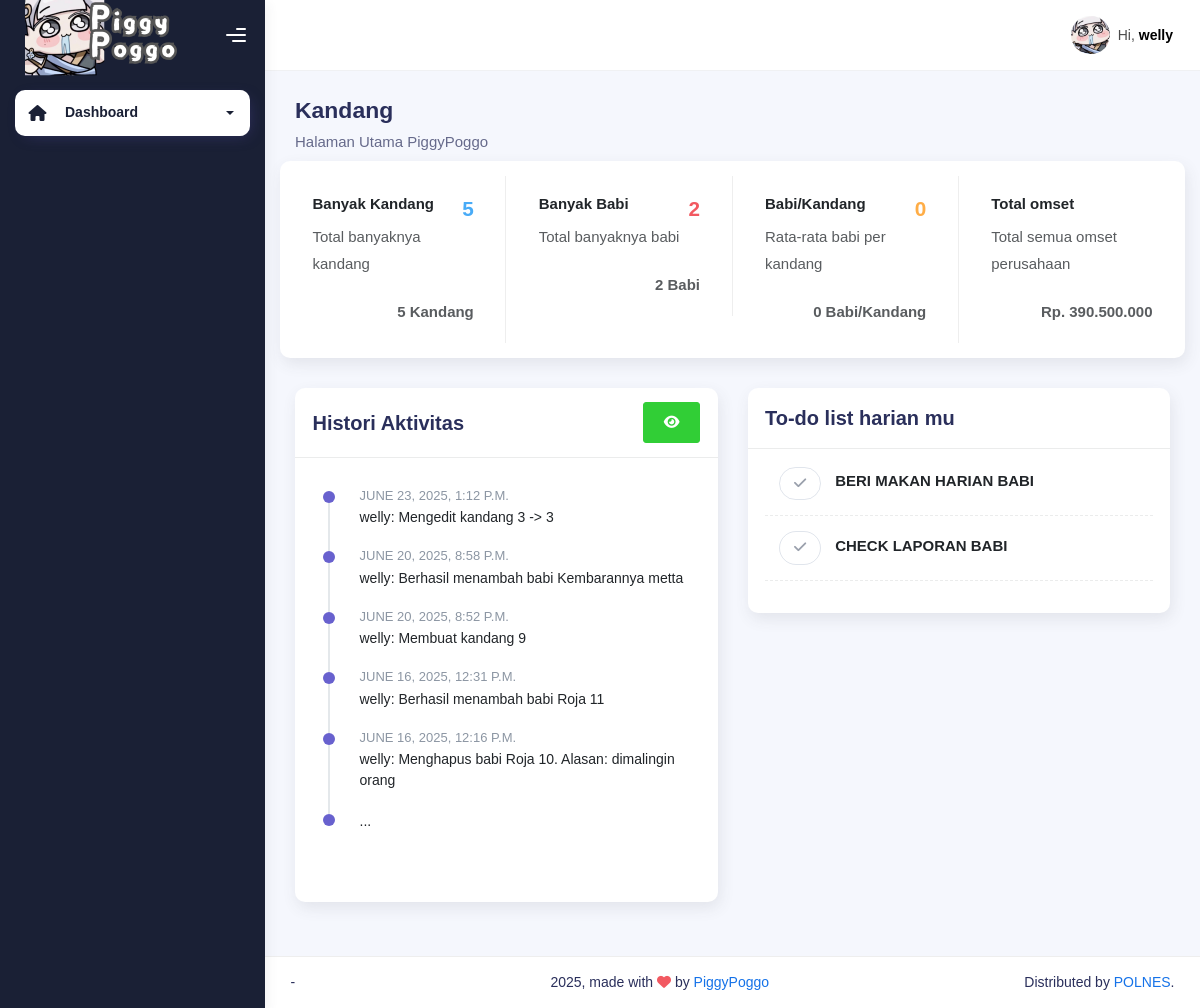
Screenshot of /dashboard (signed in) with the database file from the repository.
### piggypoggo_app/models.py (models this page shows, shortened)
class Riwayat(models.Model):
    riwayat = models.TextField(null=True, blank=True)
    tanggal = models.DateTimeField(auto_now_add=True)
    user_profile = models.ForeignKey(UserProfile, null=True, blank=True, on_delete=models.SET_NULL)
    def __str__(self):
        return f'{self.riwayat}'

class UserProfile(models.Model):
    LEVEL_USER = [
        (1, "Operator"),
        (2, "Admin"),
    ]
    user = models.OneToOneField(User, on_delete=models.CASCADE)
    level = models.IntegerField(choices=LEVEL_USER, default=1)

class DailyDetail(models.Model):
    daily = models.ForeignKey(Daily, null=True, blank=True, on_delete=models.CASCADE)
    nama_daily = models.CharField(max_length=50, null=True, blank=True)
    last_check = models.DateField()
    @property
    def get_status(self):
        if self.last_check < date.today():
            return "Belum"
        else:
            return "Sudah"

### piggypoggo_app/views.py (the view)
# urls.py: path('dashboard', views.dashboard, name="dashboard"),
@login_required
@status_required([1, 2])
def dashboard(request):
    user_profile = UserProfile.objects.get(user=request.user)
    all_riwayats = Riwayat.objects.all().order_by('-pk')
    paginator = Paginator(all_riwayats, 5)
    all_kandang_count = Kandang.objects.all().count()
    all_babi_count = Babi.objects.filter(terjual=False).count()
    babi_per_kandang = Kandang.objects.annotate(babi_count=Count('babi'))
    average_babi_per_kandang = babi_per_kandang.aggregate(avg=Avg('babi_count'))['avg'] or 0
    omset_full = Nota.objects.all().aggregate(total_semua=Sum('total_harga'))['total_semua'] or 0
    omset_full = format_number(omset_full)
    daily = Daily.objects.filter(user=user_profile).first()
    dailies = DailyDetail.objects.filter(daily=daily)
    if request.method == 'POST':
        check_id = request.POST.get('daily')
        daily_detail = DailyDetail.objects.get(pk=check_id)
        daily_detail.last_check = date.today()
        daily_detail.save()
        return redirect('dashboard')
    context = {
        'on': 'utama',
        'all_riwayats': paginator.get_page(1),
        'all_kandang_count': all_kandang_count,
        'all_babi_count': all_babi_count,
        'average_babi_per_kandang': round(average_babi_per_kandang, 2),
        'omset_full': omset_full,
        'dailies': dailies,
    }
    return render(request, 'dashboard.html', context)

### piggypoggo_app/views.py (called while the page is built)
def format_number(value):
    try:
        value = int(value)
        return "{:,}".format(value).replace(",", ".")
    except:
        return value

### piggypoggo_app/templates/dashboard.html (shortened to what this page needs)
{% extends "base-dashboard.html" %} {% load static %}
{% block content %}
<div class="container">
  <div class="page-inner">
    <div class="page-header">
      <h3 class="fw-bold mb-3">Kandang</h3>
    </div>
    <h6 class="op-7 mb-2" style="margin-top: -30px;">Halaman Utama PiggyPoggo</h6>
    <div class="row row-card-no-pd">
      <div class="col-12 col-sm-6 col-md-6 col-xl-3">
        <div class="card">
          <div class="card-body">
            <div class="d-flex justify-content-between">
              <div>
                <h6><b>Banyak Kandang</b></h6>
                <p class="text-muted">Total banyaknya kandang</p>
              </div>
              <h4 class="text-info fw-bold">{{ all_kandang_count }}</h4>
            </div>
            <div class="d-flex justify-content-between mt-2">
              <p class="text-muted mb-0">
                <b>{{ all_kandang_count }} Kandang</b>
              </p>
            </div>
          </div>
        </div>
      </div>
      <div class="col-12 col-sm-6 col-md-6 col-xl-3">
        <div class="card">
          <div class="card-body">
            <div class="d-flex justify-content-between">
              <div>
                <h6><b>Banyak Babi</b></h6>
                <p class="text-muted">Total banyaknya babi</p>
              </div>
              <h4 class="text-danger fw-bold">{{ all_babi_count }}</h4>
            </div>
            <div class="d-flex justify-content-between mt-2">
              <p class="text-muted mb-0">
                <b>{{ all_babi_count }} Babi</b>
              </p>
            </div>
          </div>
        </div>
      </div>
      <div class="col-12 col-sm-6 col-md-6 col-xl-3">
        <div class="card">
          <div class="card-body">
            <div class="d-flex justify-content-between">
              <div>
                <h6><b>Babi/Kandang</b></h6>
                <p class="text-muted">Rata-rata babi per kandang</p>
              </div>
              <h4 class="text-warning fw-bold">{{ average_babi_per_kandang }}</h4>
            </div>
            <div class="d-flex justify-content-between mt-2">
              <p class="text-muted mb-0">
                <b>{{ average_babi_per_kandang }} Babi/Kandang</b>
              </p>
            </div>
          </div>
        </div>
      </div>
      <div class="col-12 col-sm-6 col-md-6 col-xl-3">
        <div class="card">
          <div class="card-body">
            <div class="d-flex justify-content-between">
              <div>
                <h6><b>Total omset</b></h6>
                <p class="text-muted">Total semua omset perusahaan</p>
              </div>
            </div>
            <div class="d-flex justify-content-between mt-2">
              <p class="text-muted mb-0"><b>Rp. {{ omset_full }}</b></p>
            </div>
          </div>
        </div>
      </div>
    </div>
    <div class="row">
      <div class="col-md-6">
        <div class="card">
          <div class="card-header">
            <div class="card-head-row card-tools-still-right">
              <div class="card-title">Histori Aktivitas</div>
              <div class="card-tools">
                <a href="{% url 'riwayat' %}" class="btn btn-success">
                  <i class="fa fa-eye"></i>
                </a>
              </div>
            </div>
          </div>
          <div class="card-body">
            <ol class="activity-feed">
              {% for riwayat in all_riwayats %}
              <li class="feed-item feed-item-secondary">
                <time class="date" datetime="">{{ riwayat.tanggal }}</time>
                <span class="text">
                  {{ riwayat.user_profile.user.username }}: {{ riwayat }}
                </span>
              </li>
              {% endfor %}
              <li class="feed-item feed-item-secondary">
                <span class="text">
                  ...
                </span>
              </li>
            </ol>
          </div>
        </div>
      </div>
      <div class="col-md-6">
        <div class="card">
          <div class="card-header">
            <div class="card-head-row">
              <div class="card-title">To-do list harian mu</div>
            </div>
          </div>
          <div class="card-body">
            {% if dailies %}
            {% for daily in dailies %}
            <div class="d-flex align-items-center ms-3">
              <div class="selectgroup selectgroup-pills me-2">
                <form method="POST">
                  <label class="selectgroup-item mb-0">
                    <span class="selectgroup-button">
                      <i class="fas fa-check"></i>
                    </span>
                  </label>
                </form>
              </div>
              <h6 class="text-uppercase fw-bold mb-1 mb-0">
                {{ daily.nama_daily }}
                <span class="text-warning ps-3"></span>
              </h6>
            </div>
            <div class="separator-dashed"></div>
            {% endfor %}
            {% else %}
            <div class="d-flex align-items-center ms-3">
              <h6 class="text-uppercase fw-bold mb-1 mb-0">Tidak ada daily</h6>
            </div>
            {% endif %}
          </div>
        </div>
      </div>
    </div>
  </div>
</div>
{% endblock content %}

### piggypoggo_app/templates/base-dashboard.html (shortened to what this page needs)
{% load static %}
<!DOCTYPE html>
<html lang="en">
  <head>
    <link rel="stylesheet" href="{% static 'css/bootstrap.min.css' %}" />
    <link rel="stylesheet" href="{% static 'css/plugins.min.css' %}" />
    <link rel="stylesheet" href="{% static 'css/piggypoggo.min.css' %}" />
    <link rel="stylesheet" href="https://cdnjs.cloudflare.com/ajax/libs/bootstrap/5.3.3/css/bootstrap-grid.min.css" />
    <link href="https://cdn.jsdelivr.net/npm/select2@4.1.0-rc.0/dist/css/select2.min.css" rel="stylesheet" />
    <link rel="stylesheet" href="https://cdnjs.cloudflare.com/ajax/libs/font-awesome/6.5.1/css/all.min.css">
  </head>
  <body>
    <div class="wrapper">
      <div class="sidebar sidebar-style-2" data-background-color="dark">
        <div class="sidebar-logo">
          <div class="logo-header" data-background-color="dark">
            <a href="{% url 'dashboard' %}" class="logo">
              <img src="{% static 'img/piggypoggo/jinhsilogo.png' %}" alt="navbar brand" class="navbar-brand" height="90" style=""/>
            </a>
            <div class="nav-toggle">
              <button class="btn btn-toggle toggle-sidebar">
                <i class="gg-menu-right"></i>
              </button>
            </div>
          </div>
        </div>
        <div class="sidebar-wrapper scrollbar scrollbar-inner">
          <div class="sidebar-content">
            <ul class="nav nav-secondary">
              <li class="nav-item active">
                <a data-bs-toggle="collapse" href="#dashboard" class="collapsed" aria-expanded="false">
                  <i class="fas fa-home"></i>
                  <p>Dashboard</p>
                  <span class="caret"></span>
                </a>
              </li>
            </ul>
          </div>
        </div>
      </div>
      <div class="main-panel">
        <div class="main-header">
          <nav class="navbar navbar-header navbar-header-transparent navbar-expand-lg border-bottom">
            <div class="container-fluid">
              <ul class="navbar-nav topbar-nav ms-md-auto align-items-center">
                <li class="nav-item topbar-user dropdown hidden-caret">
                  <a class="dropdown-toggle profile-pic" data-bs-toggle="dropdown" href="#" aria-expanded="false">
                    <div class="avatar-sm">
                      <img
                        src="{% static 'img/piggypoggo/jinhsi-icon.png' %}"
                        alt="..."
                        class="avatar-img rounded-circle"
                      />
                    </div>
                    <span class="profile-username">
                      <span class="op-7">Hi,</span>
                      <span class="fw-bold">{{ request.user }}</span>
                    </span>
                  </a>
                </li>
              </ul>
            </div>
          </nav>
        </div>
        {% block content %}{% endblock content %}
      <footer class="footer">
          <div class="container-fluid d-flex justify-content-between">
            <nav class="pull-left">
              <ul class="nav">
                <li class="nav-item">
                  -
                </li>
              </ul>
            </nav>
            <div class="copyright">
              2025, made with <i class="fa fa-heart heart text-danger"></i> by
              <a href="">PiggyPoggo</a>
            </div>
            <div>
              Distributed by
              <a target="_blank" href="">POLNES</a>.
            </div>
          </div>
        </footer>
      </div>
    </div>
  </body>
</html>

### rows the page displays
Riwayat: tanggal "JUNE 23, 2025, 1:12 P.M.", user_profile.user.username "welly", riwayat "Mengedit kandang 3 -> 3"
Riwayat: tanggal "JUNE 20, 2025, 8:58 P.M.", user_profile.user.username "welly", riwayat "Berhasil menambah babi Kembarannya metta"
Riwayat: tanggal "JUNE 20, 2025, 8:52 P.M.", user_profile.user.username "welly", riwayat "Membuat kandang 9"
Riwayat: tanggal "JUNE 16, 2025, 12:31 P.M.", user_profile.user.username "welly", riwayat "Berhasil menambah babi Roja 11"
Riwayat: tanggal "JUNE 16, 2025, 12:16 P.M.", user_profile.user.username "welly", riwayat "Menghapus babi Roja 10. Alasan: dimalingin orang"
DailyDetail: nama_daily "BERI MAKAN HARIAN BABI"
DailyDetail: nama_daily "CHECK LAPORAN BABI"

### other values shown
{{ request.user }} "welly"
{{ all_kandang_count }} "5"
{{ all_babi_count }} "2"
{{ average_babi_per_kandang }} "0"
{{ omset_full }} "390.500.000"
